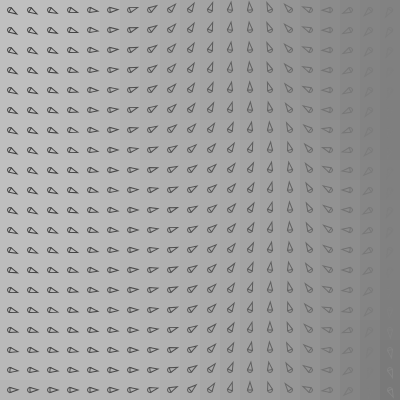
Frame 1 (no input)
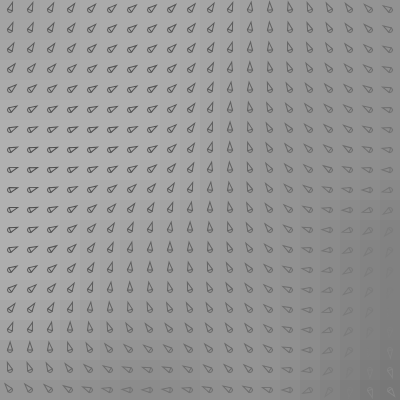
Frame 60 (no input)
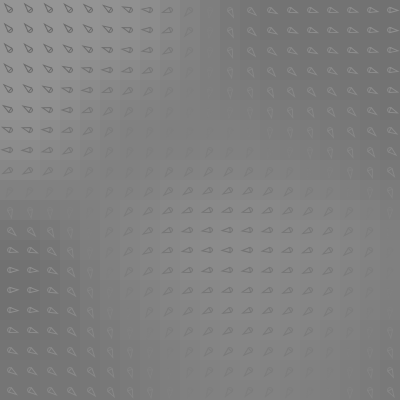
Frame 120 (the mouse pressed at the canvas centre since frame 60)

The p5.js sketch that drew these frames (run headless with seeded random() and noise() and a simulated clock; from frame 60 on, the mouse is pressed at the canvas centre):

// p5.js sketch
// ── sketch.js
let res = 20;
let rows, cols;
let xoff, yoff,zoff=1;
//let inc = 0.1;
let increment_slider;
let value;

function setup() {
  createCanvas(400, 400);
  rows = height/res;
  cols = width/res;
  noStroke();
  increment_slider = createSlider(1, 10, 5, 0.5);
  value_text = createP('the increment is: ' + value);
}

function draw() {
  background(220);
  value = increment_slider.value();
  value_text.html('the increment is: ' + value);
  yoff = 100;
  for(let i=0; i<rows; i++) {
    xoff = 300;
    for(let j=0; j<cols; j++) {
      n=noise(xoff,yoff,zoff)*255;
      fill(n);
      rect(i*res,j*res,res,res);
      let dx = i*res+res/2;
      let dy=j*res+res/2;
      drawDial(dx,dy,n);
      xoff+=value/250;
    }
    yoff+=value/250;
  }
  zoff+=value/1250;
}

function drawDial(x,y,n){
  push();
  translate(x,y);
  stroke(abs(255-n));
  let a = map(n,0,255,0,TWO_PI);
  let angle=atan(a);
  ellipse(0,0,5,5);
  rotate(angle*50);
  //line(0,0,0,-10);
  triangle(-2.5,0,2.5,0,0,res/2-res/10);
  noStroke();
  pop();
}
